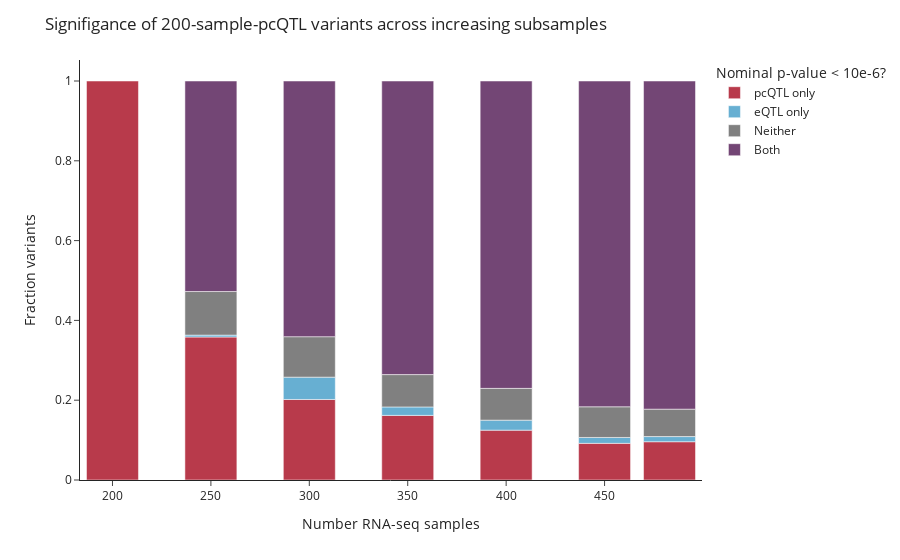

Here is the notebook cell this chart was saved with:
### Code cell
# bar plot with fraction in each category
pc_only_sig = nominal_200_pc.rename(columns={'exclusive_label':f'exclusive_label_{final_sample_size}'})
col_names = [f'exclusive_label_{num}' for num in subsample_nums[1:]]
col_names.append(f'exclusive_label_{final_sample_size}')

# make the data to plot
melt_pc_sig = pc_only_sig.melt(id_vars=['variant_id', 'cluster_id'], var_name='sample_size', value_name='exclusive_label', value_vars=col_names)
melt_pc_sig['sample_size'] = melt_pc_sig['sample_size'].str.split('label_').str[1].astype(int)
count_data = melt_pc_sig.groupby(['sample_size', 'exclusive_label']).size().reset_index(name='counts')
# make a fraciton
count_data['fraction'] = count_data['counts']/count_data[(count_data['sample_size']==200)& (count_data['exclusive_label']=='pcqtl_only')]['counts'].iloc[0]

count_data['label_to_plot'] = count_data['exclusive_label'].map({'shared':'Both', 
                                   'pcqtl_only':'pcQTL only',
                                   'eqtl_only':'eQTL only',
                                   'neither':'Neither'})

fig = px.bar(count_data, x='sample_size', y='fraction', color='label_to_plot', 
             color_discrete_sequence=["#B83A4B", "#67AFD2", "grey", "#734675"])

# Set background color to white
fig.update_layout(
    template='simple_white'
)

# Update axes labels
fig.update_layout(
    yaxis_title='Fraction variants',
    xaxis_title='Number RNA-seq samples',
    legend_title_text='Nominal p-value < 10e-6?',
    title='Signifigance of 200-sample-pcQTL variants across increasing subsamples'
)

fig.show()

### Figure 1 — Plotly figure (JSON) as saved in the notebook; plotly's stock layout.template omitted (floating-point values rounded to 4 significant figures)
{"data": [{"alignmentgroup": "True", "hovertemplate": "label_to_plot=pcQTL only<br>sample_size=%{x}<br>fraction=%{y}<extra></extra>", "legendgroup": "pcQTL only", "marker": {"color": "#B83A4B", "pattern": {"shape": ""}}, "name": "pcQTL only", "offsetgroup": "pcQTL only", "orientation": "v", "showlegend": true, "textposition": "auto", "type": "bar", "x": [200, 250, 300, 350, 400, 450, 483], "xaxis": "x", "y": [1, 0.3584, 0.2018, 0.162, 0.1249, 0.09186, 0.0959], "yaxis": "y"}, {"alignmentgroup": "True", "hovertemplate": "label_to_plot=eQTL only<br>sample_size=%{x}<br>fraction=%{y}<extra></extra>", "legendgroup": "eQTL only", "marker": {"color": "#67AFD2", "pattern": {"shape": ""}}, "name": "eQTL only", "offsetgroup": "eQTL only", "orientation": "v", "showlegend": true, "textposition": "auto", "type": "bar", "x": [250, 300, 350, 400, 450, 483], "xaxis": "x", "y": [0.004777, 0.05594, 0.02113, 0.02508, 0.0147, 0.01295], "yaxis": "y"}, {"alignmentgroup": "True", "hovertemplate": "label_to_plot=Neither<br>sample_size=%{x}<br>fraction=%{y}<extra></extra>", "legendgroup": "Neither", "marker": {"color": "grey", "pattern": {"shape": ""}}, "name": "Neither", "offsetgroup": "Neither", "orientation": "v", "showlegend": true, "textposition": "auto", "type": "bar", "x": [250, 300, 350, 400, 450, 483], "xaxis": "x", "y": [0.1092, 0.1014, 0.08111, 0.07964, 0.07698, 0.06871], "yaxis": "y"}, {"alignmentgroup": "True", "hovertemplate": "label_to_plot=Both<br>sample_size=%{x}<br>fraction=%{y}<extra></extra>", "legendgroup": "Both", "marker": {"color": "#734675", "pattern": {"shape": ""}}, "name": "Both", "offsetgroup": "Both", "orientation": "v", "showlegend": true, "textposition": "auto", "type": "bar", "x": [250, 300, 350, 400, 450, 483], "xaxis": "x", "y": [0.5277, 0.6408, 0.7358, 0.7703, 0.8165, 0.8224], "yaxis": "y"}], "layout": {"barmode": "relative", "legend": {"title": {"text": "Nominal p-value < 10e-6?"}, "tracegroupgap": 0}, "margin": {"t": 60}, "title": {"text": "Signifigance of 200-sample-pcQTL variants across increasing subsamples"}, "xaxis": {"anchor": "y", "domain": [0, 1], "title": {"text": "Number RNA-seq samples"}}, "yaxis": {"anchor": "x", "domain": [0, 1], "title": {"text": "Fraction variants"}}}}
